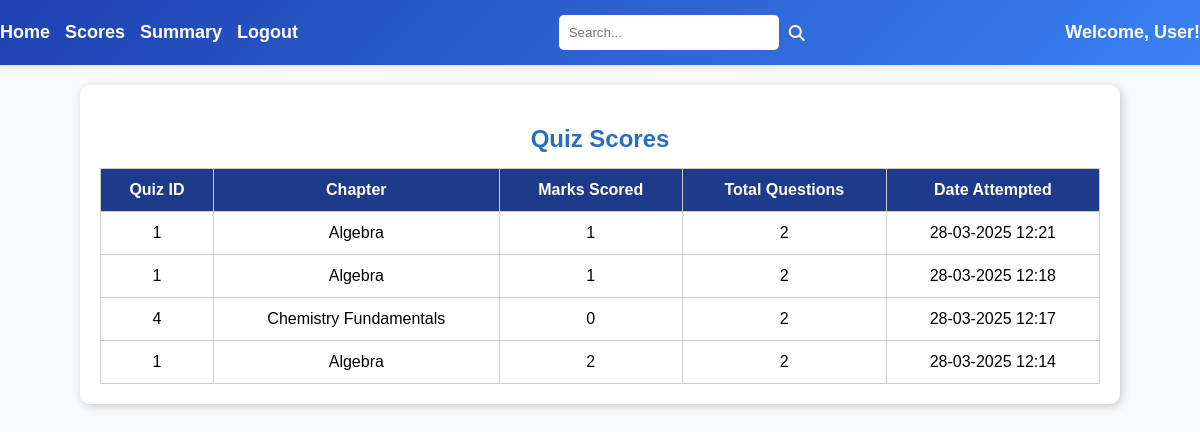
Screenshot of /scores (signed in) with the database file from the repository.
### model.py (models this page shows, shortened)
class Chapter(db.Model):
    id = db.Column(db.Integer, primary_key=True)
    subject_id = db.Column(db.Integer, db.ForeignKey('subject.id'), nullable=False)
    name = db.Column(db.String(200), nullable=False)
    description = db.Column(db.Text, nullable=True)
    subject = db.relationship('Subject', backref=db.backref('chapters', lazy=True))

### app.py (the view)
@app.route('/scores')
def view_scores():
    if 'user_id' not in session:
        flash('Please log in to continue.', 'danger')
        return redirect(url_for('login'))
    user_id = session['user_id']
    scores = db.session.query(
        Score.quiz_id, Score.total_scored, Score.time_stamp_of_attempt,
        Chapter.name.label('chapter_name'),
        db.func.count(Question.id).label('total_questions')
    ).join(Quiz, Score.quiz_id == Quiz.id)\
     .join(Chapter, Quiz.chapter_id == Chapter.id)\
     .join(Question, Quiz.id == Question.quiz_id)\
     .filter(Score.user_id == user_id)\
     .group_by(Score.quiz_id, Score.total_scored, Score.time_stamp_of_attempt, Chapter.name)\
     .order_by(Score.time_stamp_of_attempt.desc())\
     .all()
    return render_template('score.html', scores=scores, user_name=session.get('user_name'))

### templates/score.html (shortened to what this page needs)
<!DOCTYPE html>
<html lang="en">
<head>
    <link rel="stylesheet" href="{{ url_for('static', filename='scores.css') }}">
</head>
<body>
    <div class="header">
        <div class="nav-links">
            <a href="{{ url_for('user_dashboard') }}">Home</a>
            <a href="{{ url_for('view_scores') }}">Scores</a>
            <a href="{{ url_for('quiz_summary') }}">Summary</a>
            <a href="{{ url_for('logout') }}">Logout</a>
        </div>
        <div class="search-box">
            <input type="text" id="search-input" placeholder="Search..." onkeyup="filterScores()">
            <i class="fas fa-search"></i>
        </div>
        <div class="user-welcome">
            Welcome, {{ session.get('username', 'User') }}!
        </div>
    </div>
    <div class="dashboard">
        <div class="content">
            <h2>Quiz Scores</h2>
            <table class="scores-table">
                <thead>
                    <tr>
                        <th>Quiz ID</th>
                        <th>Chapter</th>
                        <th>Marks Scored</th>
                        <th>Total Questions</th>
                        <th>Date Attempted</th>
                    </tr>
                </thead>
                <tbody id="scores-body">
                    {% for score in scores %}
                    <tr>
                        <td>{{ score.quiz_id }}</td>
                        <td>{{ score.chapter_name }}</td>
                        <td>{{ score.total_scored }}</td>
                        <td>{{ score.total_questions }}</td>
                        <td>{{ score.time_stamp_of_attempt.strftime('%d-%m-%Y %H:%M') }}</td>
                    </tr>
                    {% endfor %}
                </tbody>
            </table>
        </div>
    </div>
</body>
</html>

### static/scores.css (style rules this page uses)
body { font-family: 'Poppins', sans-serif; background: #f8fafc; display: flex; flex-direction: column; align-items: center; margin: 0; padding: 0; }
.header { display: flex; justify-content: space-between; align-items: center; background: linear-gradient(135deg, #1e40af, #3b82f6); padding: 15px 30px; font-size: 18px; color: white; width: 100%; box-shadow: 0 2px 8px rgba(0, 0, 0, 0.1); }
.nav-links { display: flex; gap: 15px; }
.nav-links a { text-decoration: none; color: white; font-weight: 600; transition: 0.3s; }
.search-box { display: flex; align-items: center; gap: 10px; }
.search-box input { padding: 8px; border: 2px solid white; border-radius: 5px; outline: none; width: 200px; transition: 0.3s; }
.search-box i { color: white; font-size: 16px; }
.user-welcome { font-weight: bold; color: white; }
.dashboard { width: 90%; max-width: 1000px; margin: 20px auto; background: white; padding: 20px; border-radius: 10px; box-shadow: 2px 2px 10px rgba(0, 0, 0, 0.2); }
.content { text-align: center; margin-top: 20px; }
h2 { color: #276fbf; margin-bottom: 15px; }
.scores-table { width: 100%; border-collapse: collapse; margin-top: 15px; }
.scores-table th, .scores-table td { border: 1px solid #ccc; padding: 12px; text-align: center; }
.scores-table th { background: #1e3a8a; color: white; font-weight: bold; }

### rows the page displays
Chapter: quiz_id "1", chapter_name "Algebra", total_scored "1", total_questions "2", time_stamp_of_attempt "28-03-2025 12:21", time_stamp_of_attempt "28-03-2025 12:18", total_scored "2", time_stamp_of_attempt "28-03-2025 12:14"
Chapter: quiz_id "4", chapter_name "Chemistry Fundamentals", total_scored "0", total_questions "2", time_stamp_of_attempt "28-03-2025 12:17"

### other values shown
{{ session.get('username', 'User') }} "User"
